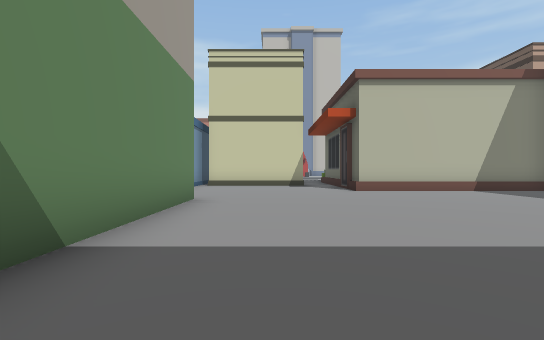
view 1 (above)

24 first-person views from a walk through a Unity game level. The camera is 1.2 m above the floor, looks level and sees 85° across. The floor is counted in squares, 2 m on a side. Each view is taken from the middle of a square. On the plan, view 1 faces up. The plan holds only what a view shows up to about 9 squares ahead; the rest is blank. The place goes on beyond the plan. The player is left out.

view 2
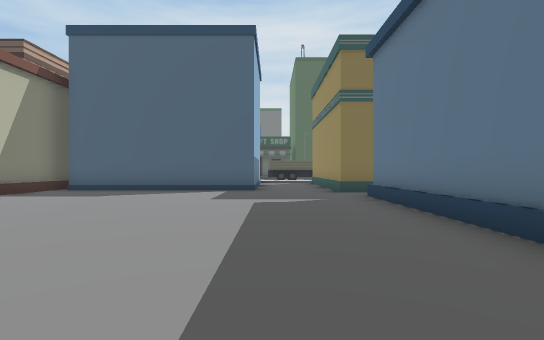

view 3
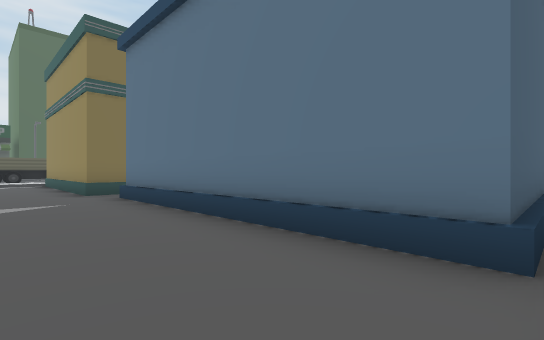

view 4
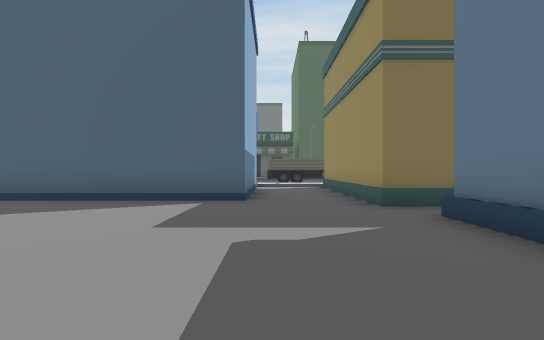

view 5
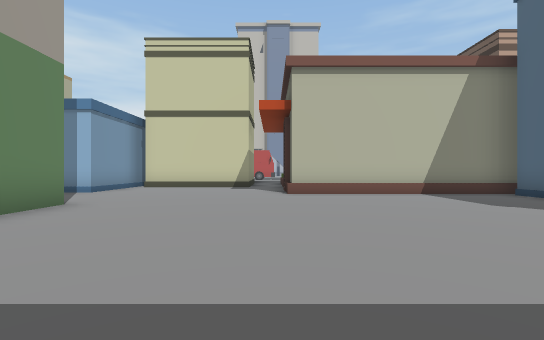

view 6
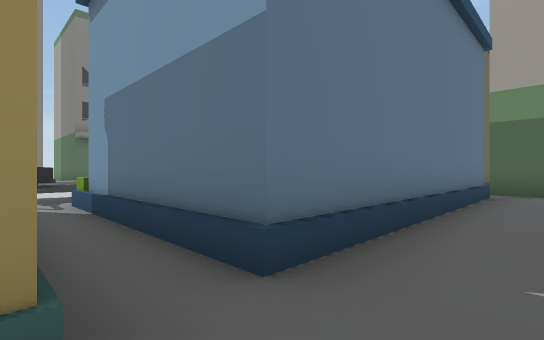

view 7
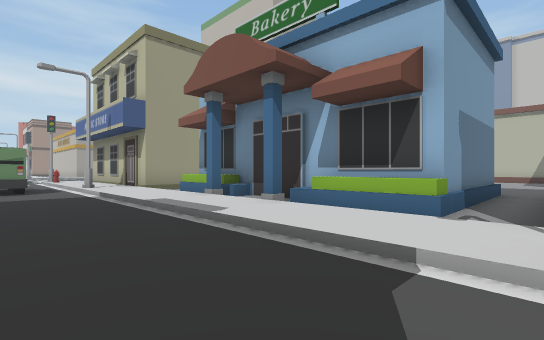

view 8
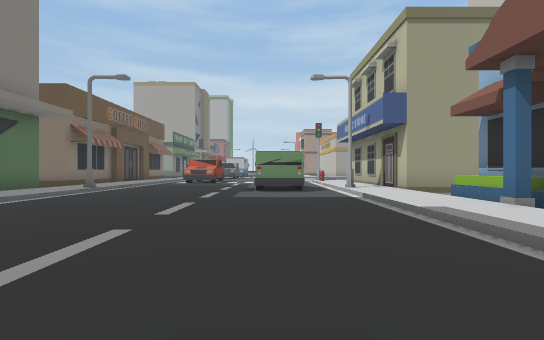

view 9
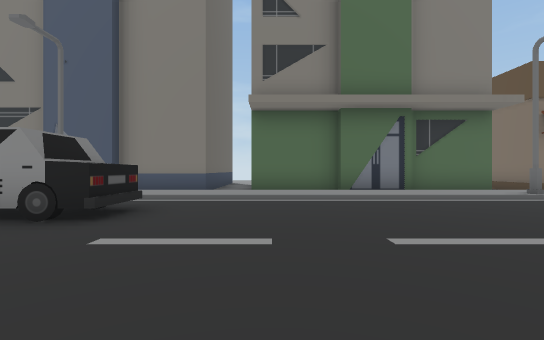

view 10
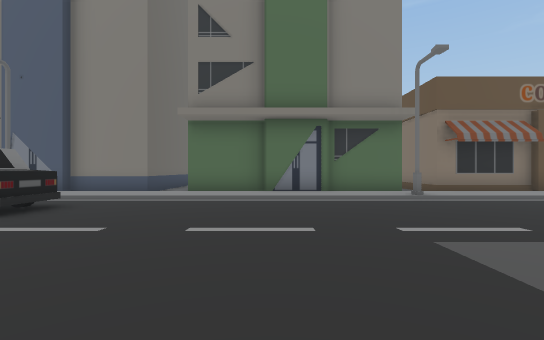

view 11
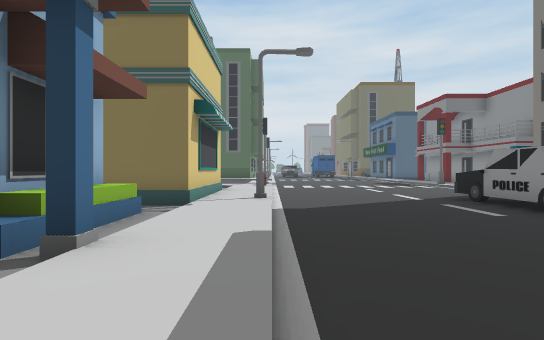

view 12
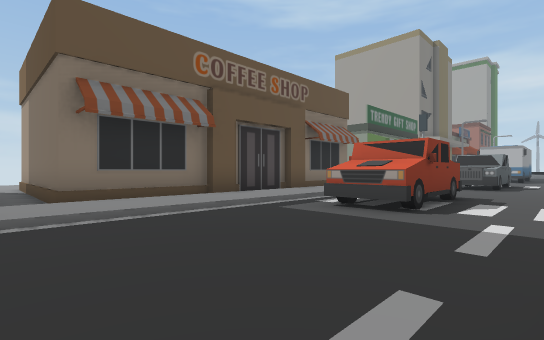

view 13
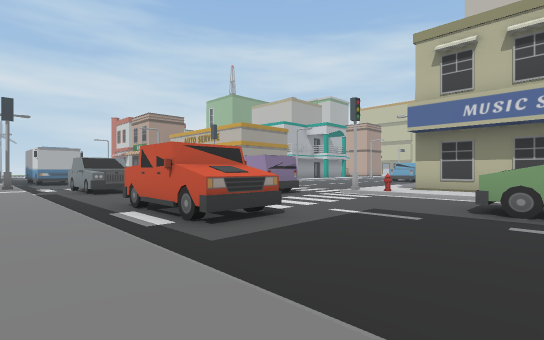

view 14
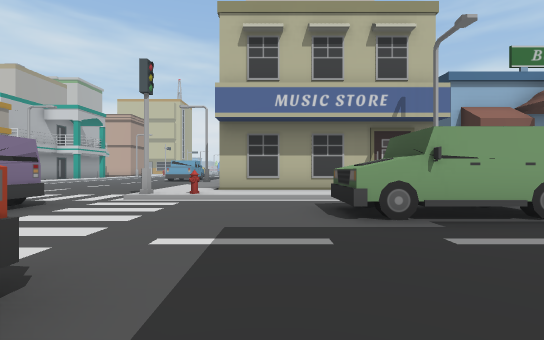

view 15
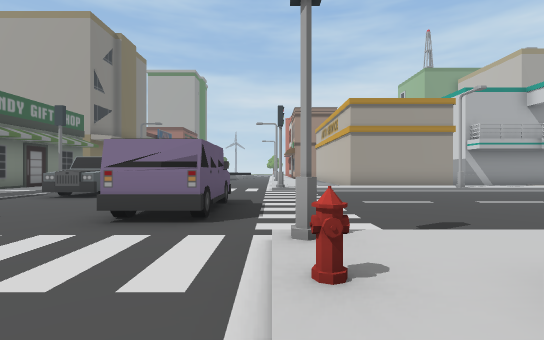

view 16
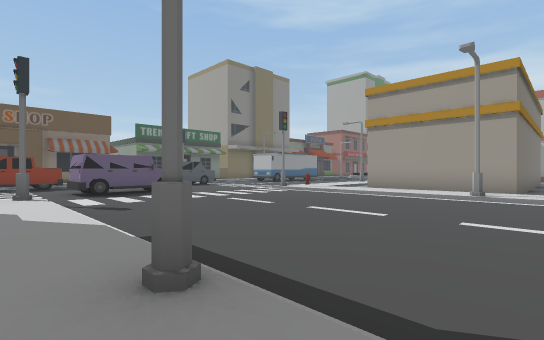

view 17
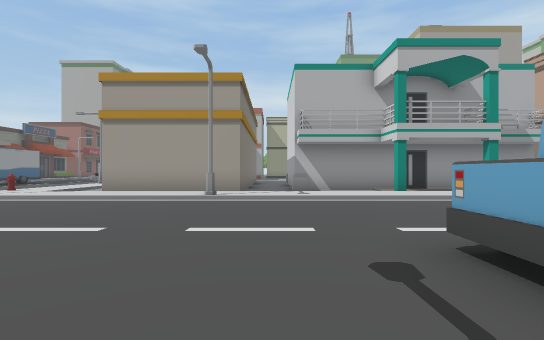

view 18
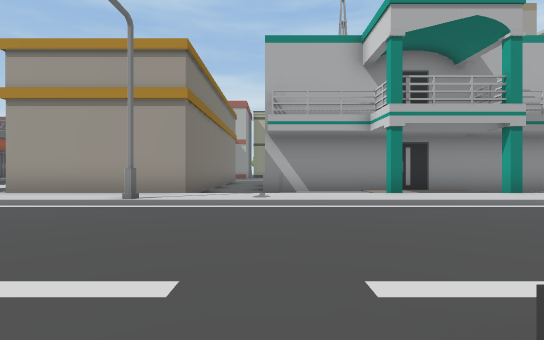

view 19
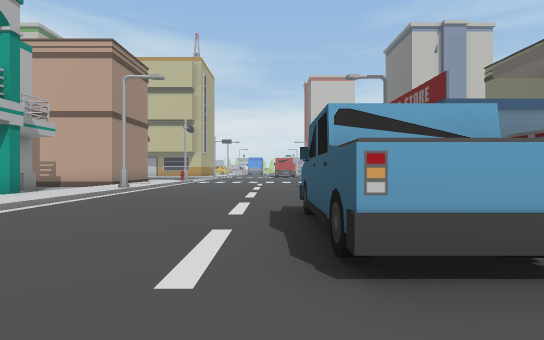

view 20
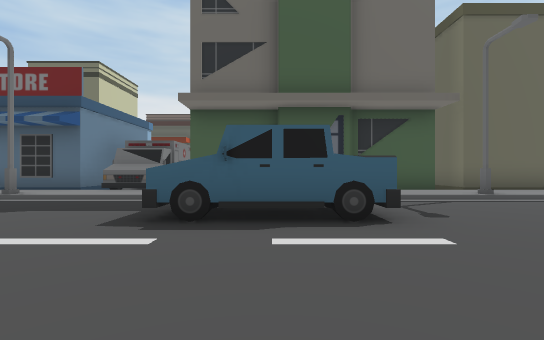

view 21
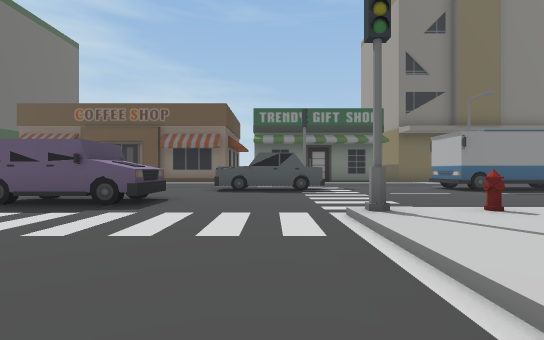

view 22
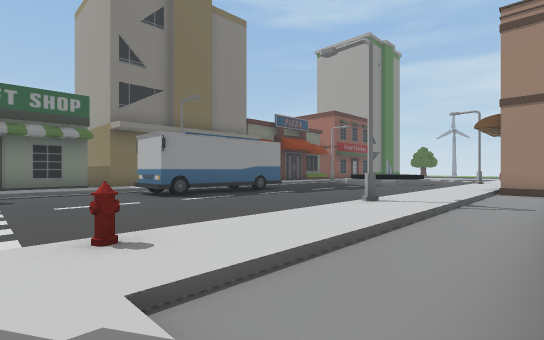

view 23
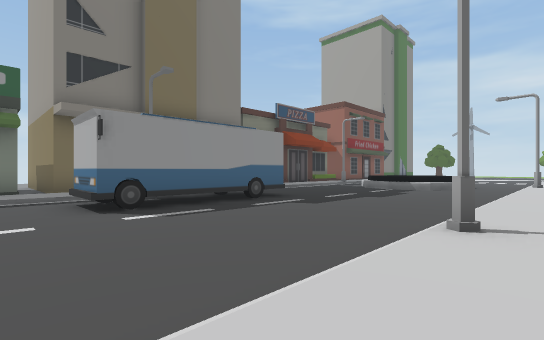

view 24
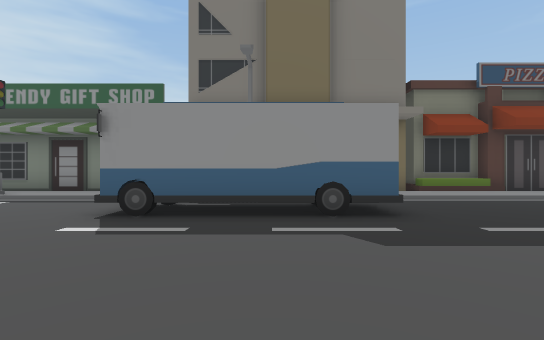

### Floor plan
Key: @ floor where view 1 was taken; # wall or solid block; . main floor; : floor 0.25 m higher than the main floor; / step, stairs or slope; B building; S streetlight; C car; T truck; H hydrant; U bus; O other object.
Columns run from 30 left of view 1 to 10 right of it. Each row starts with its distance up from view 1.
 10           #. :S....  S:#   #.....B
  9           #. :/....../:#####.....BBBBBB
  8           #. :/....../:OO  ...........B
  7           #.#:/....../:OO   ..........#
  6           #..:/......  B    B.........B
  5           #.#:/....TT  B    B.........B
  4           #. :/....T   B    B.........B
  3           #. :/....TT  B    B.........BBB
  2           #. :/......  B    B............
  1           .. :/....../:B    B............
  0           BBB:/......S:B    B/@//////####
 -1             B:S....../:##    BBBBBBB/#
 -2             B:/....../:#     B     B/
 -3             B:/....../:#    #B     B/
 -4   #         B:/....../:#    #BBBBBBB/#
 -5   #..........:/....../:######   ..///####
 -6   ::::::::::::/....../:::::::///::///::::
 -7 ////////S///H/#....../H////S/////////S///
 -8 .................OOOO....OOO.............
 -9  ................OOOO....OOOO............
-10   .......................................
-11    ......................................
-12   ...UUUUU....CCC...TTTT...........CCCC..
-13  .... U  U.....C....TTTT.............
-14  //// //S/////#////////////S/////////S
-15 ::::     ::::::: :::::::::::::::::::::
-16 BBBBBBBBBB######    #######BBBBBBB BBBBBB
-17          B                #        B

Positions as (right, up) in squares from view 1, and headings:
1: (0, 0), facing up
2: (-1, 2), facing right
3: (-1, 2), facing down-right
4: (2, 2), facing right
5: (2, 1), facing up
6: (7, 1), facing down-left
7: (7, -9), facing up-left
8: (6, -9), facing left
9: (3, -8), facing down
10: (1, -7), facing down
11: (1, -7), facing right
12: (-3, -10), facing down-left
13: (-4, -15), facing up-left
14: (-6, -13), facing up
15: (-6, -7), facing left
16: (-8, 1), facing down-left
17: (-9, 1), facing left
18: (-11, 2), facing left
19: (-12, 1), facing up
20: (-15, 4), facing right
21: (-15, -3), facing down
22: (-17, -4), facing down-left
23: (-19, -6), facing down-left
24: (-23, -7), facing down
